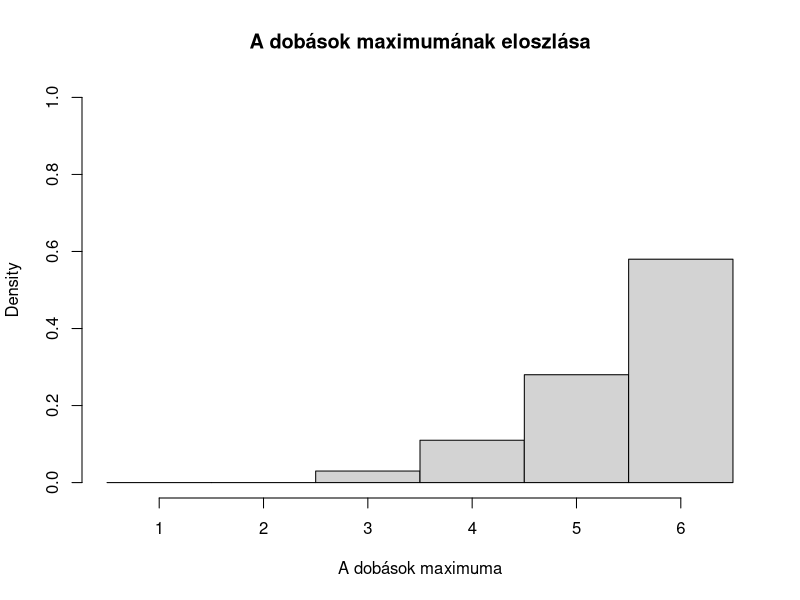

The R script that drew this image: (Note: this script raises an error after producing the figure.)
# Egy szabályos dobókockát 5ször dobunk fel, mi a dobott számok maximumának az eloszlása?

# A dobások száma
n <- 5

# A dobókocka számai
k <- 1:6

# A dobások száma
m <- 100

# A dobások
dobasok <- matrix(sample(k, n * m, replace = TRUE), nrow = n)

# A dobások maximuma
maxdobasok <- apply(dobasok, 2, max)

# A dobások maximumának eloszlása
hist(maxdobasok, breaks = seq(0.5, 6.5, 1), freq = FALSE, ylim = c(0, 1), main = "A dobások maximumának eloszlása", xlab = "A dobások maximuma")

# 100 érme közül az egyik hamis (ennek mindkét oldalán fej található). Egy érmét véletlenszer˝uen kiválasztunk
# és azzal 10-szer dobunk, Mi a dobott fejek számának eloszlása? Modellezze ezt a kísérletet R-ben és ismételje meg 100-szor.
# Táblázatolja az eredményeket és hasonlítsa össze azokat az elméleti értékekkel


# 3.4 feladat
sim = 100
nem = c('F', 'L')

fiuk = c()

for(i in 1:sim){
  gyerekek = sample(nem, 6, replace = TRUE)
  fiuk = c(fiuk, sum(fiuk == 'F'))
}

#tapasztalat:
fiuk_szama = c(0:6)

tapasztalati_gyakorisagok = rep(0,7)
for(i in 1:7){
  tapasztalati_gyakorisagok[i] = sum(fiuk == fiuk_szama[i])
}

tapasztalati_valoszinegek = tapasztalati_gyakorisagok / sim

#elmeleti:

elmeleti_valoszinegek = choose(6, fiuk_szama) * 0.5^6
elmeleti_gyakorisagok = elmeleti_valoszinegek * sim

#osszehasonlitas:

osszehasonlitas = data.frame(fiuk_szama, tapasztalati_gyakorisagok, tapasztalati_valoszinegek, elmeleti_gyarikisagok, elmeleti_valoszinegek)
View(osszehasonlitas)








